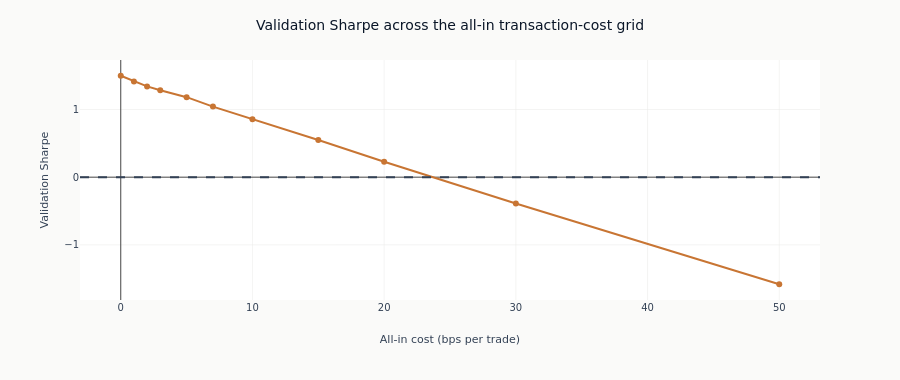

Here is the notebook cell this chart was saved with:
### Code cell
fig = px.line(
    cost_curve.to_pandas(),
    x="total_cost_bps",
    y="sharpe",
    markers=True,
    labels={"total_cost_bps": "All-in cost (bps per trade)", "sharpe": "Validation Sharpe"},
    color_discrete_sequence=[COLORS["copper"]],
)
fig.update_layout(
    title="Validation Sharpe across the all-in transaction-cost grid",
    height=380,
)
fig.add_hline(y=0, line_dash="dash", line_color=COLORS["neutral"])
fig.show()

### Figure 1 — Plotly figure (JSON) as saved in the notebook; plotly's stock layout.template omitted (floating-point values rounded to 4 significant figures)
{"data": [{"hovertemplate": "All-in cost (bps per trade)=%{x}<br>Validation Sharpe=%{y}<extra></extra>", "legendgroup": "", "line": {"color": "#C87533", "dash": "solid"}, "marker": {"symbol": "circle"}, "mode": "lines+markers", "name": "", "orientation": "v", "showlegend": false, "type": "scatter", "x": [0.0, 1.0, 2.0, 3.0, 5.0, 7.0, 10.0, 15.0, 20.0, 30.0, 50.0], "xaxis": "x", "y": [1.499, 1.415, 1.341, 1.285, 1.182, 1.043, 0.857, 0.5487, 0.2271, -0.3899, -1.582], "yaxis": "y"}], "layout": {"height": 380, "legend": {"tracegroupgap": 0}, "margin": {"t": 60}, "shapes": [{"line": {"color": "#334155", "dash": "dash"}, "type": "line", "x0": 0, "x1": 1, "xref": "x domain", "y0": 0, "y1": 0, "yref": "y"}], "title": {"text": "Validation Sharpe across the all-in transaction-cost grid"}, "xaxis": {"anchor": "y", "domain": [0.0, 1.0], "title": {"text": "All-in cost (bps per trade)"}}, "yaxis": {"anchor": "x", "domain": [0.0, 1.0], "title": {"text": "Validation Sharpe"}}}}
